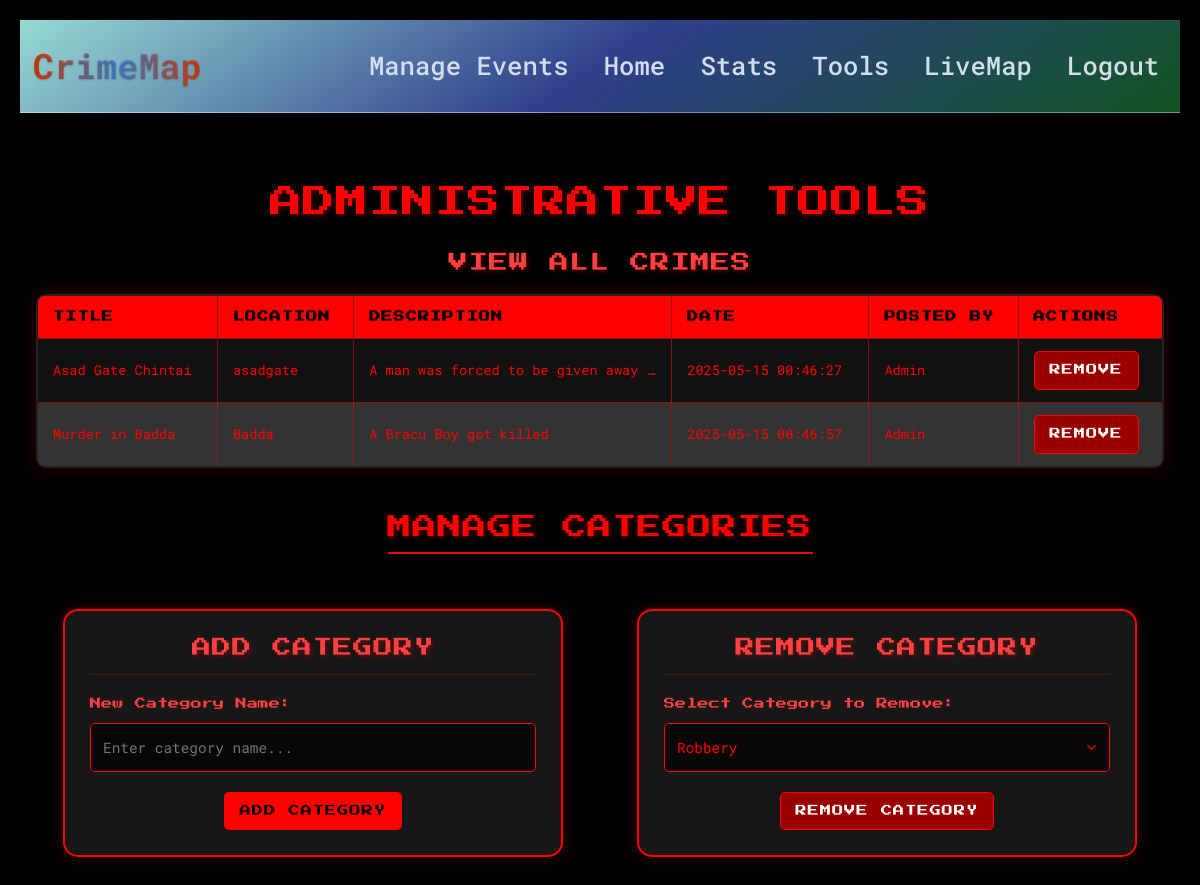
Screenshot of /admin-tools (signed in) with the database file from the repository.
### website/models.py (models this page shows)
class Crime(db.Model):
    __tablename__ = 'crime'
    __table_args__ = {'extend_existing': True}
    id = db.Column(db.Integer, primary_key=True)
    title = db.Column(db.String(100))
    location = db.Column(db.String(100))
    data = db.Column(db.String(10000))
    date = db.Column(db.DateTime(timezone=True), default=func.now())
    user_id = db.Column(db.Integer, db.ForeignKey('user.id'))

class User(db.Model, UserMixin):
    id = db.Column(db.Integer, primary_key=True)
    email = db.Column(db.String(150), unique=True)
    password = db.Column(db.String(150))
    first_name = db.Column(db.String(150))
    crimes = db.relationship('Crime', backref='user', lazy=True)

### website/views.py (the view, shortened to what this page needs)
@views.route('/admin-tools', methods=['GET', 'POST'])
@login_required
def admin_tools():
    if current_user.id != 1:
        flash('Access denied!', category='error')
        return redirect(url_for('views.home'))
    upcoming_events = Event.query.filter(Event.date > datetime.now()).count()
    crimes = Crime.query.all()
    for crime in crimes:
        crime.user = User.query.get(crime.user_id)
    categories = Category.query.all()
    return render_template('admin_tools.html', user=current_user, crimes=crimes, categories=categories, upcoming_events=upcoming_events)

### website/__init__.py (called while the page is built)
def create_app():
    app = Flask(__name__)
    app.config['SECRET_KEY'] = 'hjshjhdjah kjshkjdhjs'
    app.config['SQLALCHEMY_DATABASE_URI'] = f'sqlite:///{DB_NAME}'
    db.init_app(app)
    from .views import views
    from .auth import auth
    from .feedbacks import feedbacks
    app.register_blueprint(views, url_prefix='/')
    app.register_blueprint(auth, url_prefix='/')
    app.register_blueprint(feedbacks, url_prefix='/')
    from .models import User
    with app.app_context():
        db.create_all()
    login_manager = LoginManager()
    login_manager.login_view = 'auth.login'
    login_manager.init_app(app)
    @login_manager.user_loader
    def load_user(id):
        return User.query.get(int(id))
    return app

### website/templates/admin_tools.html (shortened to what this page needs)
{% extends "base.html" %}
{% block content %}
<!DOCTYPE html>
<html lang="en">
<head>
</head>
<body>
<h1>Administrative Tools</h1>
<h3>View All Crimes</h3>
<div class="table-container">
    <table>
        <thead>
            <tr>
                <th>Title</th>
                <th>Location</th>
                <th>Description</th>
                <th>Date</th>
                <th>Posted By</th>
                <th>Actions</th>
            </tr>
        </thead>
        <tbody>
            {% for crime in crimes %}
                <tr>
                    <td>{{ crime.title }}</td>
                    <td>{{ crime.location }}</td>
                    <td>{{ crime.data }}</td>
                    <td>{{ crime.date.strftime('%Y-%m-%d %H:%M:%S') }}</td>
                    <td>{{ crime.user.first_name }}</td>
                    <td>
                        <form method="POST" action="{{ url_for('views.delete_crime', crime_id=crime.id) }}">
                            <button type="submit" class="btn btn-danger">Remove</button>
                        </form>
                    </td>
                </tr>
            {% endfor %}
        </tbody>
    </table>
</div>
<h2>Manage Categories</h2>
<div class="admin-forms">
    <div class="admin-form">
        <h3>Add Category</h3>
        <form method="POST">
            <label for="category-name">New Category Name:</label>
            <input type="text" name="category-name" id="category-name" required placeholder="Enter category name..." />
            <button type="submit" name="add-category" class="btn btn-primary">Add Category</button>
        </form>
    </div>
    <div class="admin-form">
        <h3>Remove Category</h3>
        <form method="POST">
            <label for="category-id">Select Category to Remove:</label>
            <select name="category-id" id="category-id" required>
                {% for category in categories %}
                    <option value="{{ category.cat_id }}">{{ category.name }}</option>
                {% endfor %}
            </select>
            <button type="submit" name="remove-category" class="btn btn-danger">Remove Category</button>
        </form>
    </div>
</div>
</body>
</html>
{% endblock %}

### website/templates/base.html (shortened to what this page needs)
<!DOCTYPE html>
<html lang="en">
  <head>
    <link
      rel="stylesheet"
      href="https://cdn.jsdelivr.net/npm/bootstrap@4.4.1/dist/css/bootstrap.min.css"
    />
  </head>
  <body>
    <nav class="navbar navbar-expand-lg">
      <a class="navbar-brand" href="/" data-toggle="tooltip" title="CrimeMap Homepage">CrimeMap</a>
      <div class="collapse navbar-collapse" id="navbar">
        <ul class="navbar-nav ml-auto">
          {% if current_user.is_authenticated %}
            {% if user.id == 1 %}
            <li class="nav-item">
              <a class="nav-link" href="{{ url_for('views.manage_events') }}">Manage Events</a>
            </li>
            {% endif %}
            <li class="nav-item">
              <a class="nav-link" id="home" href="/" data-toggle="tooltip" title="Go to homepage">Home</a>
            </li>
            <li class="nav-item">
              <a class="nav-link" id="stats" href="{{ url_for('views.stats') }}" data-toggle="tooltip" title="View crime statistics">Stats</a>
            </li>
            {% if user.id == 1 %}
            <li class="nav-item">
              <a class="nav-link" id="admin-tools" href="/admin-tools" data-toggle="tooltip" title="Access admin tools">Tools</a>
            </li>
            {% endif %}
            <li class="nav-item">
              <a class="nav-link" id="live-map" href="{{ url_for('views.live_map') }}" data-toggle="tooltip" title="View live crime map">LiveMap</a>
            </li>
            <li class="nav-item">
              <a class="nav-link" id="logout" href="/logout" data-toggle="tooltip" title="Sign out">Logout</a>
            </li>
          {% endif %}
        </ul>
      </div>
    </nav>
    <div class="container">{% block content %} {% endblock %}</div>
  </body>
</html>

### website/templates/base.html (style rules this page uses)
body { background-color: #e6f0fa; color: #2c3e50; font-family: -apple-system, BlinkMacSystemFont, "Segoe UI", Roboto, sans-serif; line-height: 1.6; }
.navbar { background: linear-gradient(145deg, rgba(158, 230, 223, 0.95), rgba(50, 66, 147, 0.95),rgba(18, 89, 37, 0.95)); box-shadow: 0 4px 15px rgba(0, 0, 0, 0.1); padding: .8rem; border-bottom: 1px solid rgba(209, 217, 230, 0.5); }
.navbar-brand { background: linear-gradient(90deg, #e5440e, #4a90e2,#e5440e); -webkit-background-clip: text; -webkit-text-fill-color: transparent; font-weight: 780; font-size: 2.2rem; text-shadow: 0 1px 2px rgba(0, 0, 0, 0.2); transition: opacity 0.3s ease; position: relative; }
.navbar-brand::after { content: ''; width: 0; height: 2px; background: #4a90e2; position: absolute; bottom: -2px; left: 0; transition: width 0.3s ease; }
.nav-link { color: #d3ddec !important; font-size: 1.6rem; font-weight: 500; padding: 0.5rem 1rem; margin-left: 1.2rem; position: relative; transition: color 0.3s ease; }
.nav-link::after { content: ''; width: 0; height: 2px; background: #4a90e2; position: absolute; bottom: 0; left: 50%; transform: translateX(-50%); transition: width 0.3s ease; }
.container { max-width: 1200px; padding: 2.5rem 1rem; }

### website/templates/admin_tools.html (style rules this page uses)
:root { --primary-red: #f00; --bright-red: #ff4040; --dark-red: #c00; --darker-red: #900; --black: #000; --dark-gray: #222; --light-gray: #333; --darker-gray: #111; }
body { background-color: var(--black); color: var(--primary-red); font-family: 'Roboto Mono', monospace; text-align: center; margin: 0; padding: 20px; max-width: 1200px; margin: 0 auto; }
h1, h2, h3 { font-family: 'Press Start 2P', cursive; letter-spacing: 1px; text-transform: uppercase; text-shadow: 2px 2px 4px rgba(255, 0, 0, 0.3); }
h1 { color: var(--primary-red); font-size: 2rem; margin: 30px 0; animation: neon 1.5s ease-in-out infinite alternate; }
h2 { font-size: 1.5rem; margin: 25px 0; padding-bottom: 10px; border-bottom: 2px solid var(--primary-red); display: inline-block; }
h3 { font-size: 1.2rem; margin: 20px 0; color: var(--bright-red); }
.table-container { overflow-x: auto; margin: 20px 0; border-radius: 10px; box-shadow: 0 0 20px rgba(255, 0, 0, 0.2); }
table { width: 100%; border-collapse: collapse; background-color: var(--dark-gray); color: var(--primary-red); font-size: 0.85rem; margin: 0 auto; border: 2px solid var(--primary-red); border-radius: 8px; overflow: hidden; }
th, td { padding: 12px 15px; border: 1px solid rgba(255, 0, 0, 0.5); text-align: left; }
th { background-color: var(--primary-red); color: var(--black); font-family: 'Press Start 2P', cursive; font-size: 0.7rem; letter-spacing: 1px; text-transform: uppercase; position: sticky; top: 0; }
tr:nth-child(even) { background-color: var(--light-gray); }
tr:nth-child(odd) { background-color: var(--darker-gray); }
td { transition: all 0.3s ease; }
td:nth-child(3) { max-width: 300px; overflow: hidden; text-overflow: ellipsis; white-space: nowrap; }
.btn { padding: 10px 15px; border: none; border-radius: 5px; font-family: 'Press Start 2P', cursive; font-size: 0.7rem; cursor: pointer; transition: all 0.3s ease; text-transform: uppercase; letter-spacing: 1px; }
.btn-primary { background-color: var(--primary-red); color: var(--black); border: 1px solid transparent; }
.btn-danger { background-color: var(--darker-red); color: #fff; border: 1px solid var(--primary-red); }
.admin-forms { display: flex; flex-wrap: wrap; justify-content: space-around; gap: 20px; margin-top: 30px; }
.admin-form { flex: 1; min-width: 300px; max-width: 500px; padding: 25px; background-color: rgba(34, 34, 34, 0.7); border: 2px solid var(--primary-red); border-radius: 15px; box-shadow: 0 0 20px rgba(255, 0, 0, 0.2); transition: all 0.3s ease; margin-bottom: 20px; }
.admin-form h3 { margin-top: 0; padding-bottom: 15px; border-bottom: 1px solid rgba(255, 0, 0, 0.3); }
label { display: block; color: var(--bright-red); font-size: 0.9rem; margin-bottom: 10px; text-align: left; font-family: 'Press Start 2P', cursive; font-size: 0.7rem; }
input, select { width: 100%; padding: 12px; margin-bottom: 20px; border: 1px solid var(--primary-red); border-radius: 5px; background-color: rgba(0, 0, 0, 0.7); color: var(--primary-red); font-family: 'Roboto Mono', monospace; font-size: 0.9rem; transition: all 0.3s ease; }
select { appearance: none; background-repeat: no-repeat; background-position: right 10px center; background-size: 15px; padding-right: 30px; }
option { background-color: var(--black); color: var(--primary-red); }

### rows the page displays
Crime: title "Asad Gate Chintai", location "asadgate", data "A man was forced to be given away…", date "2025-05-15 00:46:27", user.first_name "Admin"
Crime: title "Murder in Badda", location "Badda", data "A Bracu Boy got killed", date "2025-05-15 00:46:57", user.first_name "Admin"

### other values shown
form field category-id "Robbery"
